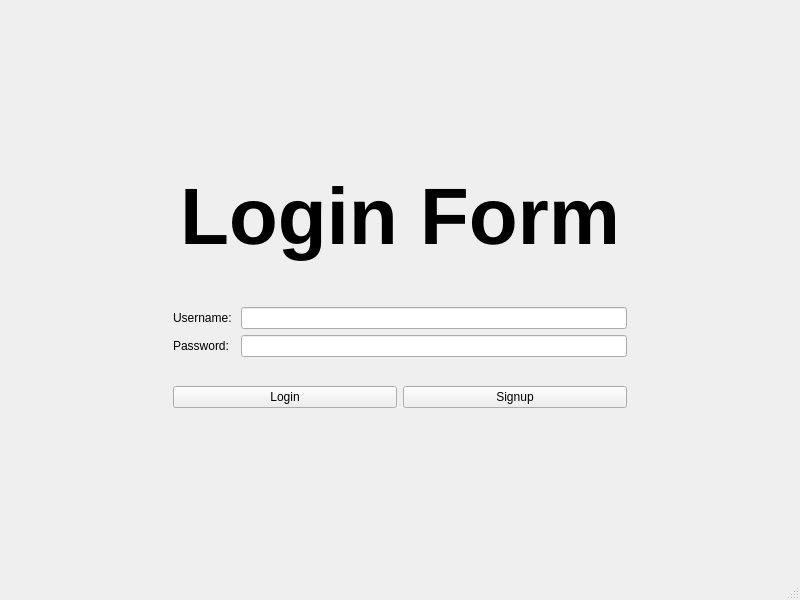
<?xml version="1.0" encoding="UTF-8"?>
<ui version="4.0">
 <class>loginPage</class>
 <widget class="QMainWindow" name="loginPage">
  <property name="geometry">
   <rect>
    <x>0</x>
    <y>0</y>
    <width>800</width>
    <height>600</height>
   </rect>
  </property>
  <property name="windowTitle">
   <string>Login</string>
  </property>
  <widget class="QWidget" name="centralwidget">
   <layout class="QGridLayout" name="gridLayout_2">
    <item row="1" column="1">
     <layout class="QGridLayout" name="gridLayout">
      <item row="0" column="0" colspan="2">
<widget class="QLabel" name="loginFormLabel">
    <property name="font">
        <font>
            <pointsize>60</pointsize> 
            <weight>75</weight>
            <bold>true</bold>
        </font>
    </property>
    <property name="text">
        <string>Login Form</string>
    </property>
    <property name="alignment">
        <set>Qt::AlignCenter</set>
    </property>
</widget>
      </item>
      <item row="1" column="1">
       <spacer name="verticalSpacer_2">
        <property name="orientation">
         <enum>Qt::Vertical</enum>
        </property>
        <property name="sizeHint" stdset="0">
         <size>
          <width>20</width>
          <height>40</height>
         </size>
        </property>
       </spacer>
      </item>
      <item row="2" column="0">
       <widget class="QLabel" name="usernameLabel">
        <property name="text">
         <string>Username: </string>
        </property>
       </widget>
      </item>
      <item row="2" column="1">
       <widget class="QLineEdit" name="usernameLineEdit"/>
      </item>
      <item row="3" column="0">
       <widget class="QLabel" name="passwordLabel">
        <property name="text">
         <string>Password:</string>
        </property>
       </widget>
      </item>
      <item row="3" column="1">
       <widget class="QLineEdit" name="passwordLineEdit"/>
      </item>
      <item row="4" column="0" colspan="2">
       <spacer name="verticalSpacer">
        <property name="orientation">
         <enum>Qt::Vertical</enum>
        </property>
        <property name="sizeHint" stdset="0">
         <size>
          <width>454</width>
          <height>23</height>
         </size>
        </property>
       </spacer>
      </item>
      <item row="5" column="0" colspan="2">
       <layout class="QHBoxLayout" name="horizontalLayout">
        <item>
         <widget class="QPushButton" name="loginBtn">
          <property name="text">
           <string>Login</string>
          </property>
         </widget>
        </item>
        <item>
         <widget class="QPushButton" name="signupBtn">
          <property name="text">
           <string>Signup</string>
          </property>
         </widget>
        </item>
       </layout>
      </item>
     </layout>
    </item>
    <item row="2" column="1">
     <spacer name="verticalSpacer_3">
      <property name="orientation">
       <enum>Qt::Vertical</enum>
      </property>
      <property name="sizeHint" stdset="0">
       <size>
        <width>20</width>
        <height>40</height>
       </size>
      </property>
     </spacer>
    </item>
    <item row="0" column="1">
     <spacer name="verticalSpacer_4">
      <property name="orientation">
       <enum>Qt::Vertical</enum>
      </property>
      <property name="sizeHint" stdset="0">
       <size>
        <width>20</width>
        <height>40</height>
       </size>
      </property>
     </spacer>
    </item>
    <item row="1" column="0">
     <spacer name="horizontalSpacer">
      <property name="orientation">
       <enum>Qt::Horizontal</enum>
      </property>
      <property name="sizeHint" stdset="0">
       <size>
        <width>40</width>
        <height>20</height>
       </size>
      </property>
     </spacer>
    </item>
    <item row="1" column="2">
     <spacer name="horizontalSpacer_2">
      <property name="orientation">
       <enum>Qt::Horizontal</enum>
      </property>
      <property name="sizeHint" stdset="0">
       <size>
        <width>40</width>
        <height>20</height>
       </size>
      </property>
     </spacer>
    </item>
   </layout>
  </widget>
  <widget class="QStatusBar" name="statusbar"/>
 </widget>
 <resources/>
 <connections/>
</ui>
